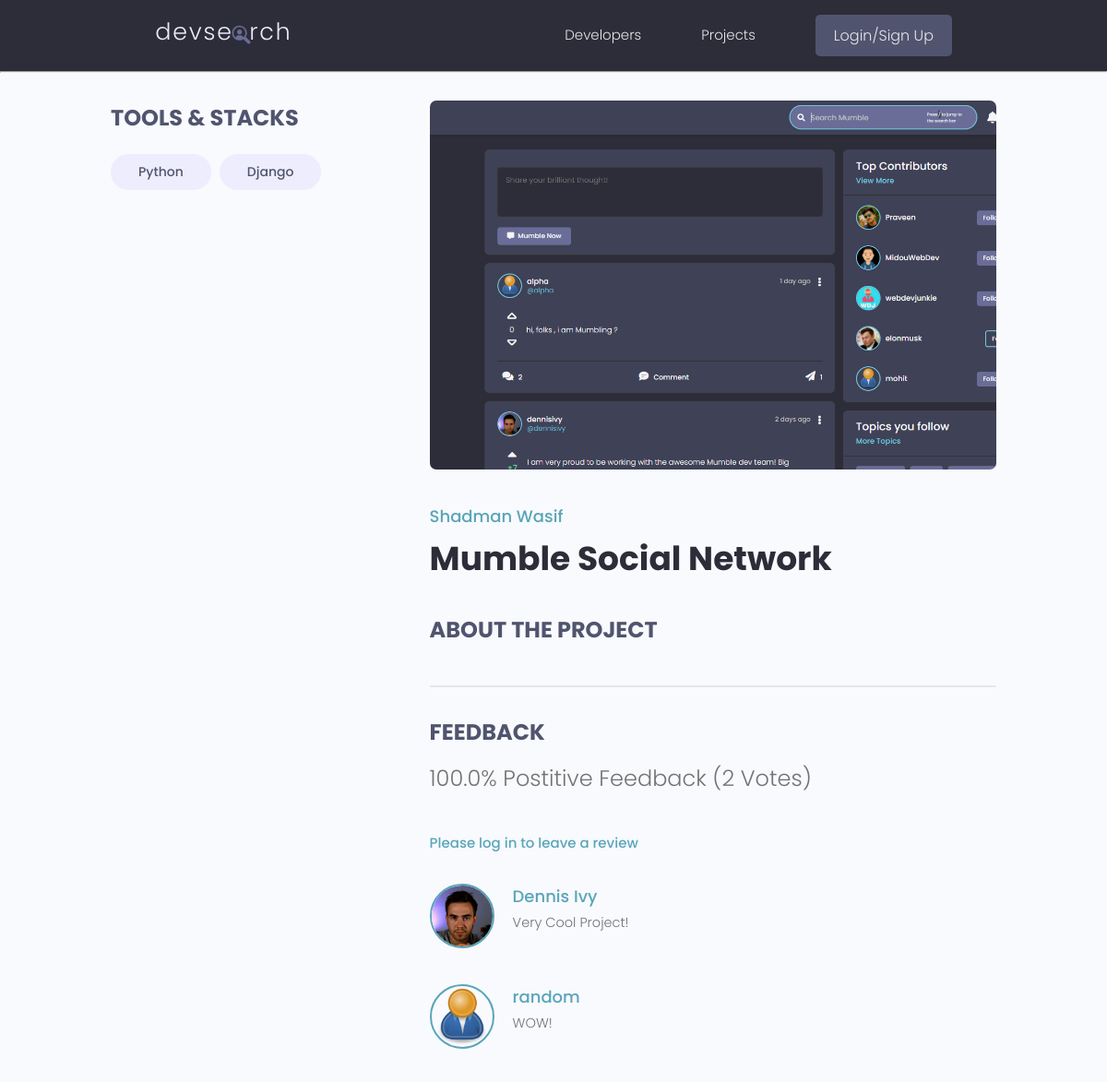
/projects/project/03a16b2e-2467-4abd-a45b-ae21a24184e9/, run on an earlier commit of the app's database.
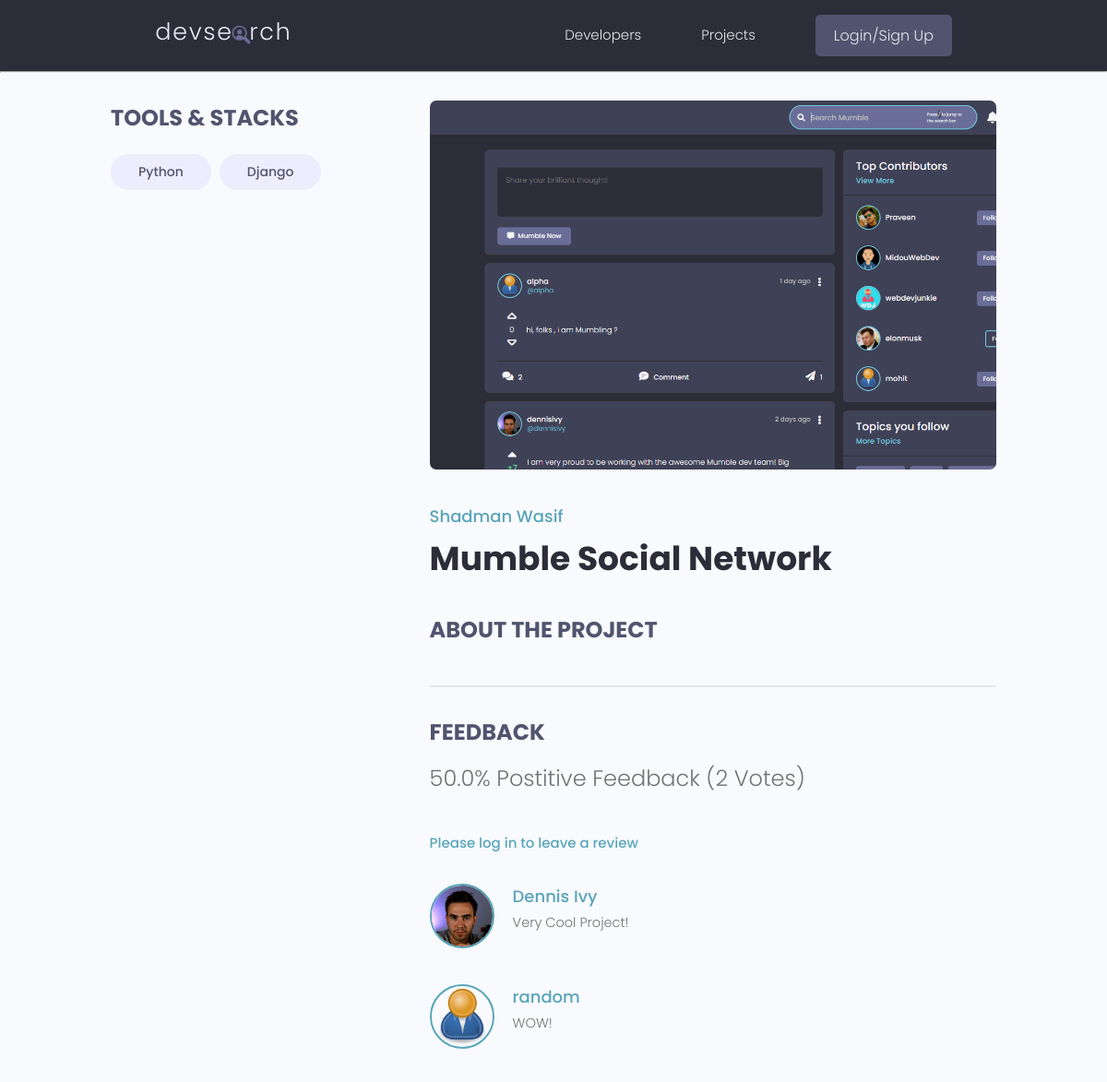
And on a later commit of the database.
### projects/models.py (models this page shows, shortened)
class Project(models.Model):
    owner = models.ForeignKey(Profile, null=True, blank=True, on_delete=models.CASCADE)
    title = models.CharField(max_length=200)
    description = models.TextField(null=True, blank=True)
    featured_image = models.ImageField(null=True, blank=True, default="default.jpg")
    demo_link = models.CharField(max_length=200, null=True, blank=True)
    source_link = models.CharField(max_length=200, null=True, blank=True)
    tags = models.ManyToManyField('Tag', blank=True)
    vote_total = models.IntegerField(default=0, null=True, blank=True)
    vote_ratio = models.IntegerField(default=0, null=True, blank=True)
    created = models.DateTimeField(auto_now_add=True)
    id = models.UUIDField(default=uuid.uuid4, unique=True, primary_key=True, editable=False)
    class Meta:
        ordering = ['-vote_ratio', '-vote_total', 'title']
    @property
    def imageURL(self):
        try:
            url = self.featured_image.url
        except:
            url = ''
        return url
    @property
    def reviewers(self):
        queryset = self.review_set.all().values_list('owner__id', flat=True)
        return queryset
    @property
    def getVoteCount(self):
        reviews = self.review_set.all()
        upVotes = reviews.filter(value='Up').count()
        totalVotes = reviews.count()
        ratio = (upVotes/totalVotes) * 100
        self.vote_total = totalVotes
        self.vote_ratio = ratio
        self.save()

### users/models.py (models this page shows, shortened)
class Profile(models.Model):
    user = models.OneToOneField(User, on_delete=models.CASCADE, null=True, blank=True)
    name = models.CharField(max_length=200, null=True, blank=True)
    email = models.EmailField(max_length=500, null=True, blank=True)
    username = models.CharField(max_length=200, null=True, blank=True)
    location = models.CharField(max_length=200, null=True, blank=True)
    short_intro = models.CharField(max_length=200, null=True, blank=True)
    bio = models.TextField(null=True, blank=True)
    profile_image = models.ImageField(null=True, blank=True, upload_to='profiles/', default='profiles/user-default.png')
    social_github = models.CharField(max_length=200, null=True, blank=True)
    social_twitter = models.CharField(max_length=200, null=True, blank=True)
    social_linkedin = models.CharField(max_length=200, null=True, blank=True)
    social_youtube = models.CharField(max_length=200, null=True, blank=True)
    social_website = models.CharField(max_length=200, null=True, blank=True)
    created = models.DateTimeField(auto_now_add=True)
    id = models.UUIDField(default=uuid.uuid4, unique=True, primary_key=True, editable=False)
    class Meta:
        ordering = ['created']
    @property
    def imageURL(self):
        try:
            url = self.profile_image.url
        except:
            url = ''
        return url

### projects/views.py (the view, shortened to what this page needs)
# urls.py: path('project/<str:pk>/', views.project, name="project"),
def project(request,pk):
    projectObj = Project.objects.get(id=pk)
    form = ReviewForm()
    projectObj.getVoteCount
    return render(request, "projects/single-project.html", {'project': projectObj, 'form': form})

### projects/models.py (called while the page is built)
    def __str__(self):
        return self.name

### projects/templates/projects/single-project.html (shortened to what the changed rows need)
{% extends 'main.html' %} {% block content %}
<main class="singleProject my-md">
    <div class="container">
        <div class="layout">
            <div class="column column--2of3">
                <img
                    class="singleProject__preview"
                    src="{{ project.imageURL }}"
                    alt="portfolio thumbnail"
                />
                <a href="{% url 'user-profile' project.owner.id %}" class="singleProject__developer"
                    >{{project.owner.name}}</a
                >
                <h2 class="singleProject__title">{{ project.title }}</h2>
                <h3 class="singleProject__subtitle">About the Project</h3>
                <div class="comments">
                    <h3 class="singleProject__subtitle">Feedback</h3>
                    <h5 class="project--rating">
                        {{ project.vote_ratio }}% Postitive Feedback
                        ({{project.vote_total}}
                        Vote{{project.vote_total|pluralize:"s"}})
                    </h5>
                    {% if request.user.is_authenticated %}
                        {% if request.user.profile.id in project.reviewers %}
                            <p>
                                You have already submitted your review for this project
                            </p>
                        {% elif request.user.profile == project.owner %}
                            <p>You can't review your own project</p>
                        {% else %}
                            <form
                            class="form"
                            action="{% url 'project' project.id %}"
                            method="POST"
                            >
                            {% for field in form %}
                            <div class="form__field">
                                <label for="formInput#textarea">
                                    {{field.label}}
                                </label>
                                {% csrf_token %} {{field}}
                            </div>
                            {% endfor %}
                            <input
                                class="btn btn--sub btn--lg"
                                type="submit"
                                value="Add Review"
                            />
                            </form>
                        {% endif %}
                    {% else %}
                    <a href="{% url 'login' %}?next={{request.path}}"
                        >Please log in to leave a review</a
                    >
                    {% endif %}
                    <div class="commentList">
                        {% for review in project.review_set.all %}
                        {% if review.body %}
                        <div class="comment">
                        </div>
                        {% endif %}
                        {% endfor %}
                    </div>
                </div>
            </div>
        </div>
    </div>
</main>
{% endblock %}

What changed in the data, as far as the page shows it:
changed Project "Mumble Social Network": vote_ratio "100.0" → "50.0"
